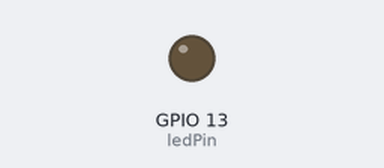
Simulated run of this sketch. Board: ESP32. Parts: output pins drawn as LEDs (lit = HIGH). WiFi joins after 1.5 s; servers stay silent unless stated; the local clock reads 2024-03-15 10:24:30 at power-on unless the sketch sets it; random numbers use the default seed unless the sketch sets one; what the sketch prints to the serial monitor is not drawn.

Above: at 0.1 s.
At 30.6 s:
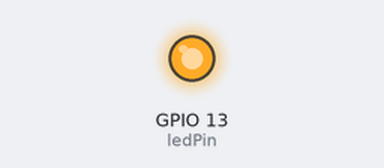
Timing chart, 0 to 32.1 s (numbered marks = the images above):
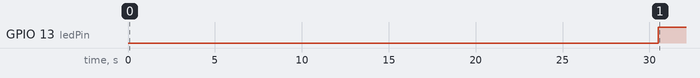

Measured:
- by itself, GPIO 13 (ledPin): LOW → HIGH at 30.5 s

The sketch:

bomba_simulacion.ino
```cpp
#include <WiFi.h>
#include <HTTPClient.h>
#include "time.h"

const char* ssid = "Can_Saguer_Wifi";
const char* password = "cansaguer2";
const char* ntpServer = "pool.ntp.org";
const long  gmtOffset_sec = 3600;  // GMT+1 para Madrid
const int   daylightOffset_sec = 3600; // Horario de verano (cambiar a 0 en invierno)

const int ledPin = 13;

void setup() {
    Serial.begin(115200);
    pinMode(ledPin, OUTPUT);

    WiFi.begin(ssid, password);
    Serial.print("Conectando a WiFi");
    while (WiFi.status() != WL_CONNECTED) {
        delay(500);
        Serial.print(".");
    }
    Serial.println("\nConectado a WiFi");

    configTime(gmtOffset_sec, daylightOffset_sec, ntpServer);
}

void loop() {
    struct tm timeinfo;
    if (!getLocalTime(&timeinfo)) {
        Serial.println("Error obteniendo la hora");
        delay(10000);
        return;
    }

    int currentMinute = timeinfo.tm_min;
    int currentSecond = timeinfo.tm_sec;

    if (currentMinute == 25 && currentSecond == 0) { // Justo a la hora en punto
        int delayTime = random(20, 61) * 10000; // Entre 10 y 60 segundos
        Serial.printf("Encendiendo LED por %d segundos\n", delayTime / 1000);
        digitalWrite(ledPin, HIGH);
        delay(delayTime);
        digitalWrite(ledPin, LOW);
    }

    delay(1000); // Espera 1 segundo antes de volver a comprobar
}
```
